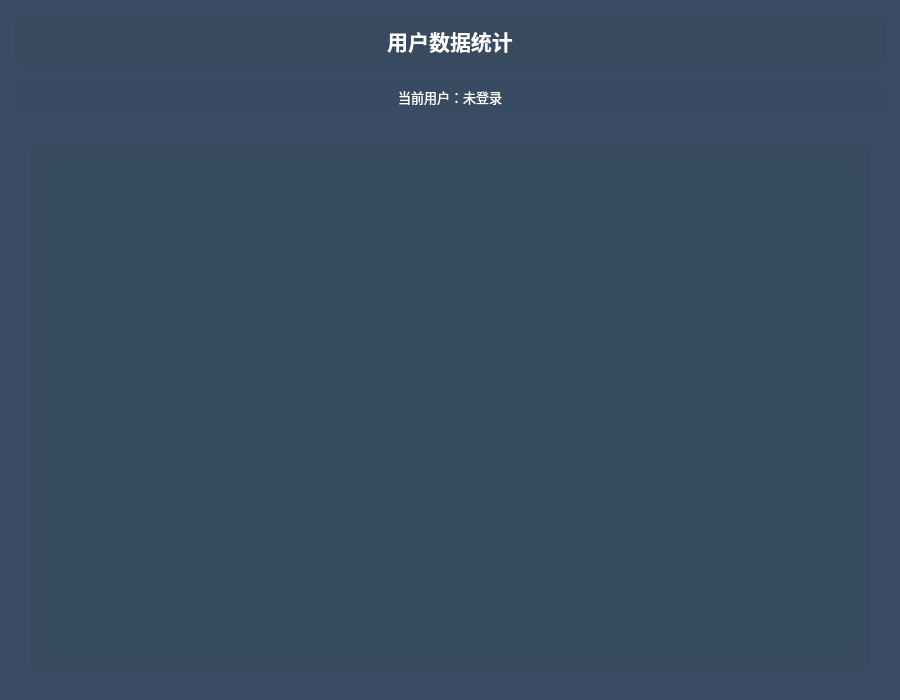
<?xml version="1.0" encoding="UTF-8"?>
<ui version="4.0">
 <class>ChartPage</class>
 <widget class="QWidget" name="ChartPage">
  <property name="geometry">
   <rect>
    <x>0</x>
    <y>0</y>
    <width>900</width>
    <height>700</height>
   </rect>
  </property>
  <property name="minimumSize">
   <size>
    <width>900</width>
    <height>650</height>
   </size>
  </property>
  <property name="windowTitle">
   <string>数据图表</string>
  </property>
  <property name="styleSheet">
   <string notr="true">background-color: #3c4b64;</string>
  </property>
  <layout class="QVBoxLayout" name="verticalLayout">
   <property name="spacing">
    <number>12</number>
   </property>
   <property name="leftMargin">
    <number>15</number>
   </property>
   <property name="topMargin">
    <number>15</number>
   </property>
   <property name="rightMargin">
    <number>15</number>
   </property>
   <property name="bottomMargin">
    <number>15</number>
   </property>
   <item>
    <widget class="QLabel" name="titleLabel">
     <property name="font">
      <font>
       <pointsize>16</pointsize>
       <bold>true</bold>
      </font>
     </property>
     <property name="styleSheet">
      <string notr="true">color: white;
background-color: rgba(52, 73, 94, 150);
border-radius: 8px;
padding: 10px;</string>
     </property>
     <property name="text">
      <string>用户数据统计</string>
     </property>
     <property name="alignment">
      <set>Qt::AlignCenter</set>
     </property>
    </widget>
   </item>
   <item>
    <widget class="QLabel" name="userInfoLabel">
     <property name="font">
      <font>
       <pointsize>10</pointsize>
      </font>
     </property>
     <property name="styleSheet">
      <string notr="true">color: white;
background-color: rgba(52, 73, 94, 100);
border-radius: 8px;
padding: 8px;</string>
     </property>
     <property name="text">
      <string>当前用户：未登录</string>
     </property>
     <property name="alignment">
      <set>Qt::AlignCenter</set>
     </property>
    </widget>
   </item>
   <item>
    <widget class="QScrollArea" name="scrollArea">
     <property name="styleSheet">
      <string notr="true">QScrollArea {
    background-color: rgba(52, 73, 94, 150);
    border-radius: 10px;
    border: none;
}

QScrollBar:vertical {
    background-color: rgba(52, 73, 94, 80);
    width: 12px;
    margin: 0px;
    border-radius: 6px;
}

QScrollBar::handle:vertical {
    background-color: rgba(41, 128, 185, 150);
    min-height: 20px;
    border-radius: 6px;
}

QScrollBar::handle:vertical:hover {
    background-color: rgba(41, 128, 185, 200);
}

QScrollBar::add-line:vertical, QScrollBar::sub-line:vertical {
    height: 0px;
}

QScrollBar::add-page:vertical, QScrollBar::sub-page:vertical {
    background-color: rgba(52, 73, 94, 50);
    border-radius: 6px;
}</string>
     </property>
     <property name="frameShape">
      <enum>QFrame::NoFrame</enum>
     </property>
     <property name="verticalScrollBarPolicy">
      <enum>Qt::ScrollBarAsNeeded</enum>
     </property>
     <property name="horizontalScrollBarPolicy">
      <enum>Qt::ScrollBarAlwaysOff</enum>
     </property>
     <property name="widgetResizable">
      <bool>true</bool>
     </property>
     <widget class="QWidget" name="scrollAreaWidgetContents">
      <property name="geometry">
       <rect>
        <x>0</x>
        <y>0</y>
        <width>870</width>
        <height>566</height>
       </rect>
      </property>
      <layout class="QVBoxLayout" name="verticalLayout_3">
       <property name="spacing">
        <number>15</number>
       </property>
       <property name="leftMargin">
        <number>15</number>
       </property>
       <property name="topMargin">
        <number>15</number>
       </property>
       <property name="rightMargin">
        <number>15</number>
       </property>
       <property name="bottomMargin">
        <number>15</number>
       </property>
       <item>
        <widget class="QFrame" name="chartsContainer">
         <property name="styleSheet">
          <string notr="true">QFrame {
    background-color: rgba(52, 73, 94, 150);
    border-radius: 10px;
}</string>
         </property>
         <property name="frameShape">
          <enum>QFrame::StyledPanel</enum>
         </property>
         <property name="frameShadow">
          <enum>QFrame::Raised</enum>
         </property>
         <layout class="QVBoxLayout" name="verticalLayout_2">
          <property name="spacing">
           <number>15</number>
          </property>
          <property name="leftMargin">
           <number>15</number>
          </property>
          <property name="topMargin">
           <number>15</number>
          </property>
          <property name="rightMargin">
           <number>15</number>
          </property>
          <property name="bottomMargin">
           <number>15</number>
          </property>
          <item>
           <widget class="QLabel" name="noDataLabel">
            <property name="font">
             <font>
              <pointsize>14</pointsize>
             </font>
            </property>
            <property name="styleSheet">
             <string notr="true">color: white;
background-color: rgba(52, 73, 94, 100);
border-radius: 10px;
padding: 30px;</string>
            </property>
            <property name="text">
             <string/>
            </property>
            <property name="alignment">
             <set>Qt::AlignCenter</set>
            </property>
           </widget>
          </item>
          <item>
           <layout class="QGridLayout" name="chartsLayout">
            <property name="spacing">
             <number>15</number>
            </property>
           </layout>
          </item>
         </layout>
        </widget>
       </item>
      </layout>
     </widget>
    </widget>
   </item>
  </layout>
 </widget>
 <resources/>
 <connections/>
</ui>
